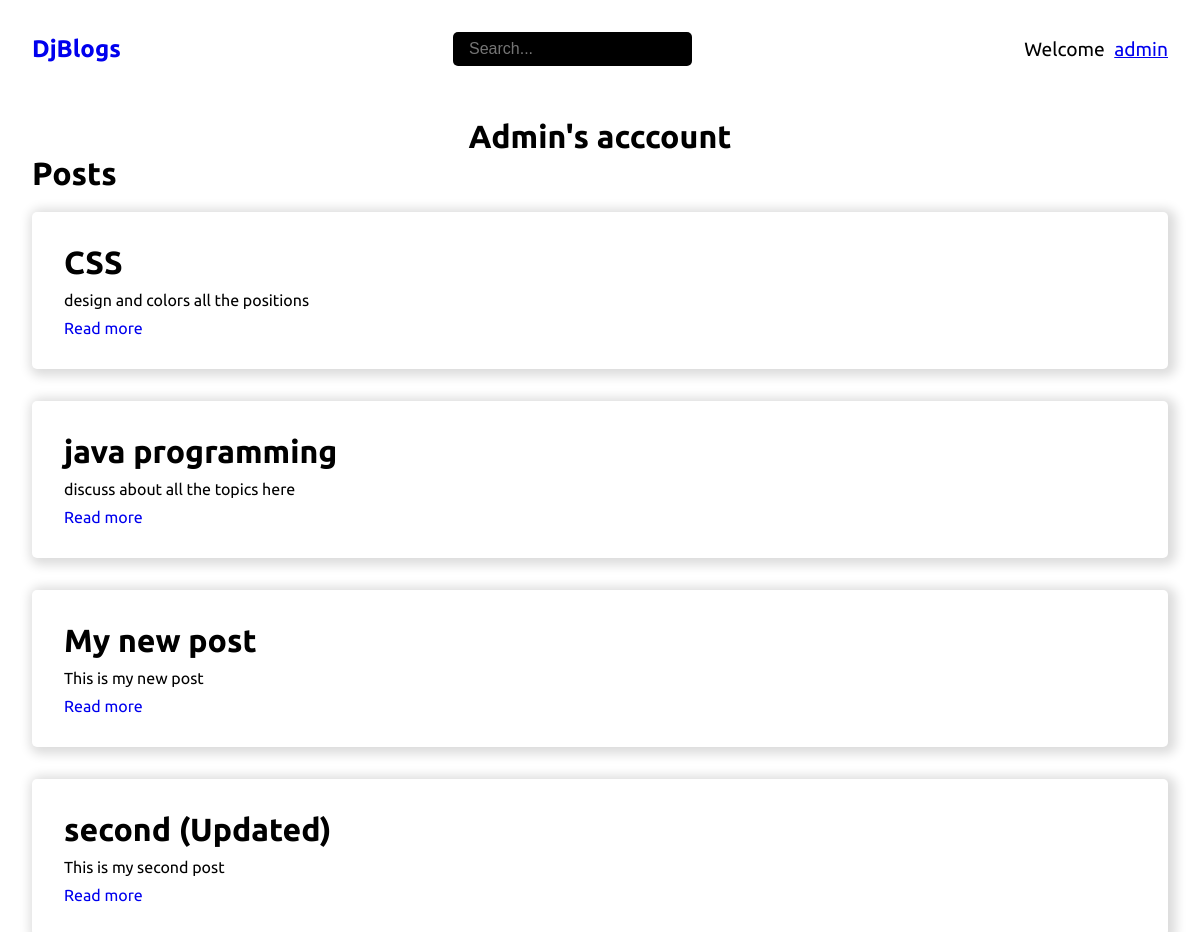
Screenshot of /my_account/ (signed in) with the database file from the repository.
### base/models.py (models this page shows, shortened)
class Post(models.Model):
    title = models.CharField(max_length=100)
    body = models.TextField()
    author = models.ForeignKey(User, on_delete=models.CASCADE)
    created = models.DateTimeField(auto_now_add=True)
    updated = models.DateTimeField(auto_now=True)
    class Meta:
        ordering = ["-created"]

### base/views.py (the view)
# urls.py: path("my_account/", views.myAccount, name="my_account")
@login_required(login_url="login")
def myAccount(request):
    user = request.user
    user_posts = Post.objects.filter(author=user)
    context = {"posts":user_posts}
    context["capitalize_username"] = request.user.username.capitalize()
    return render(request, "my_account.html", context)

### templates/my_account.html
{% extends 'base.html' %}
{% block content %}
<h1 class="text-center mt-2">{{capitalize_username}}'s acccount</h1>
<div class="container account-container">
  <div class="account-posts">
    <h1 class="mb-2">Posts</h1>
    <div class="posts-wrapper">
      {% include "components/posts.html" %}
    </div>
  </div>
</div>
{% endblock content %}

### templates/navbar.html (shortened to what this page needs)
<nav>
    <div class="logo">
        <h1><a href="/">DjBlogs</a></h1>
    </div>
    <form action="" method="GET" class="search">
        <input type="text" name="search" placeholder="Search...">
    </form>
    <ul class="navigation">
        {% if request.user.is_authenticated %}
            <li class="nav-item font-1x">Welcome <a href="/" class="text-underline user-btn">{{request.user.username}}</a></li>
        {% else %}
            <li class="nav-item"><a href="{% url 'login' %}" class="font-1x">Login</a></li>
            <li class="nav-item ml-2"><a href="{% url 'register' %}" class="font-1x">Signup</a></li>
        {% endif %}
    </ul>
</nav>

### templates/components/posts.html
{% for post in posts %}
<div class="blog">
  <h1>{{post.title}}</h1>
  <p>{{post.body}}</p>
  <a href="{% url 'post_detail' post.id %}">Read more</a>
</div>
{% empty %}
  <h1>No posts to show</h1>
{% endfor %}

### static/css/styles.css (style rules this page uses)
* { margin: 0; padding: 0; box-sizing: border-box; }
html { overflow: hidden; }
body { font-family: 'Ubuntu', sans-serif; overflow: hidden; }
a { text-decoration: none; }
li { list-style-type: none; }
.mt-2 { margin-top: 20px; }
.mb-2 { margin-bottom: 20px; }
.font-1x { font-size: 1.2rem; }
.text-underline { text-decoration: underline; }
.container { padding: 0 2rem; padding-bottom: 10px; }
.text-center { text-align: center; }
nav { display: flex; justify-content: space-between; align-items: center; position: relative; padding: 2rem; }
.search input { padding: 0.5rem 1rem; border: none; outline: none; background-color: black; color: white; border-radius: 5px; font-size: 1rem; }
nav .navigation { display: flex; align-items: center; }
.blog { box-shadow: 3px 2px 11px 5px gainsboro; padding: 2rem; border-radius: 5px; margin-top: 2rem; }
.blog:first-child { margin-top: 10px; }
.blog a { transition: all 0.3s; }
.blog p { margin: 10px 0; }
.user-btn { margin-left: 5px; }

### rows the page displays
Post: title "CSS", body "design and colors all the positions"
Post: title "java programming", body "discuss about all the topics here"
Post: title "My new post", body "This is my new post"
Post: title "second (Updated)", body "This is my second post"

### other values shown
{{ request.user.username }} "admin"
{{ capitalize_username }} "Admin"
